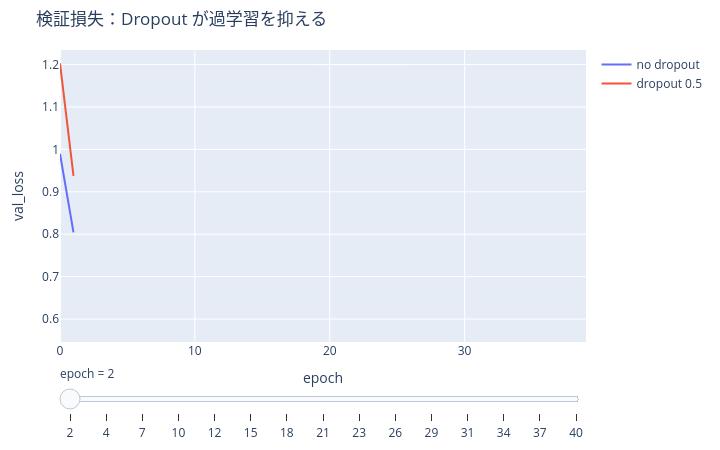

Notebook code cell kept with this figure:
### Markdown cell above
### ▶ 触って確かめる — 検証損失で過学習を見る

スライダーでエポックを進めると、2 設定の**検証損失**が描かれていきます。Dropout なしは途中から検証損失が上向き（過学習）、
Dropout ありは低く保たれる — 「訓練損失だけ見てはいけない」を動かして確認できます（静的 HTML でも動作）。

### Code cell
# Reveal validation loss over epochs: dropout keeps it from rising (less overfit).
import plotly.io as pio

pio.renderers.default = "plotly_mimetype+notebook_connected"
fig = plotting.plotly_training_curves(
    list(hist_over.values()), list(hist_over.keys()),
    key="val_loss", title="検証損失：Dropout が過学習を抑える", slider_name="epoch",
)
fig.show()

### Figure 1 — Plotly figure (JSON) as saved in the notebook; plotly's stock layout.template omitted (floating-point values rounded to 4 significant figures)
{"data": [{"mode": "lines", "name": "no dropout", "type": "scatter", "x": [0, 1, 2, 3, 4, 5, 6, 7, 8, 9, 10, 11, 12, 13, 14, 15, 16, 17, 18, 19, 20, 21, 22, 23, 24, 25, 26, 27, 28, 29, 30, 31, 32, 33, 34, 35, 36, 37, 38, 39], "y": [0.9896, 0.8044, null, null, null, null, null, null, null, null, null, null, null, null, null, null, null, null, null, null, null, null, null, null, null, null, null, null, null, null, null, null, null, null, null, null, null, null, null, null]}, {"mode": "lines", "name": "dropout 0.5", "type": "scatter", "x": [0, 1, 2, 3, 4, 5, 6, 7, 8, 9, 10, 11, 12, 13, 14, 15, 16, 17, 18, 19, 20, 21, 22, 23, 24, 25, 26, 27, 28, 29, 30, 31, 32, 33, 34, 35, 36, 37, 38, 39], "y": [1.203, 0.9375, null, null, null, null, null, null, null, null, null, null, null, null, null, null, null, null, null, null, null, null, null, null, null, null, null, null, null, null, null, null, null, null, null, null, null, null, null, null]}], "layout": {"height": 450, "margin": {"b": 40, "l": 60, "r": 20, "t": 50}, "sliders": [{"currentvalue": {"prefix": "epoch = "}, "steps": [{"args": [["2"], {"frame": {"duration": 0, "redraw": true}, "mode": "immediate"}], "label": "2", "method": "animate"}, {"args": [["4"], {"frame": {"duration": 0, "redraw": true}, "mode": "immediate"}], "label": "4", "method": "animate"}, {"args": [["7"], {"frame": {"duration": 0, "redraw": true}, "mode": "immediate"}], "label": "7", "method": "animate"}, {"args": [["10"], {"frame": {"duration": 0, "redraw": true}, "mode": "immediate"}], "label": "10", "method": "animate"}, {"args": [["12"], {"frame": {"duration": 0, "redraw": true}, "mode": "immediate"}], "label": "12", "method": "animate"}, {"args": [["15"], {"frame": {"duration": 0, "redraw": true}, "mode": "immediate"}], "label": "15", "method": "animate"}, {"args": [["18"], {"frame": {"duration": 0, "redraw": true}, "mode": "immediate"}], "label": "18", "method": "animate"}, {"args": [["21"], {"frame": {"duration": 0, "redraw": true}, "mode": "immediate"}], "label": "21", "method": "animate"}, {"args": [["23"], {"frame": {"duration": 0, "redraw": true}, "mode": "immediate"}], "label": "23", "method": "animate"}, {"args": [["26"], {"frame": {"duration": 0, "redraw": true}, "mode": "immediate"}], "label": "26", "method": "animate"}, {"args": [["29"], {"frame": {"duration": 0, "redraw": true}, "mode": "immediate"}], "label": "29", "method": "animate"}, {"args": [["31"], {"frame": {"duration": 0, "redraw": true}, "mode": "immediate"}], "label": "31", "method": "animate"}, {"args": [["34"], {"frame": {"duration": 0, "redraw": true}, "mode": "immediate"}], "label": "34", "method": "animate"}, {"args": [["37"], {"frame": {"duration": 0, "redraw": true}, "mode": "immediate"}], "label": "37", "method": "animate"}, {"args": [["40"], {"frame": {"duration": 0, "redraw": true}, "mode": "immediate"}], "label": "40", "method": "animate"}]}], "title": {"text": "検証損失：Dropout が過学習を抑える"}, "width": 720, "xaxis": {"title": {"text": "epoch"}}, "yaxis": {"range": [0.546, 1.234], "title": {"text": "val_loss"}}}}
